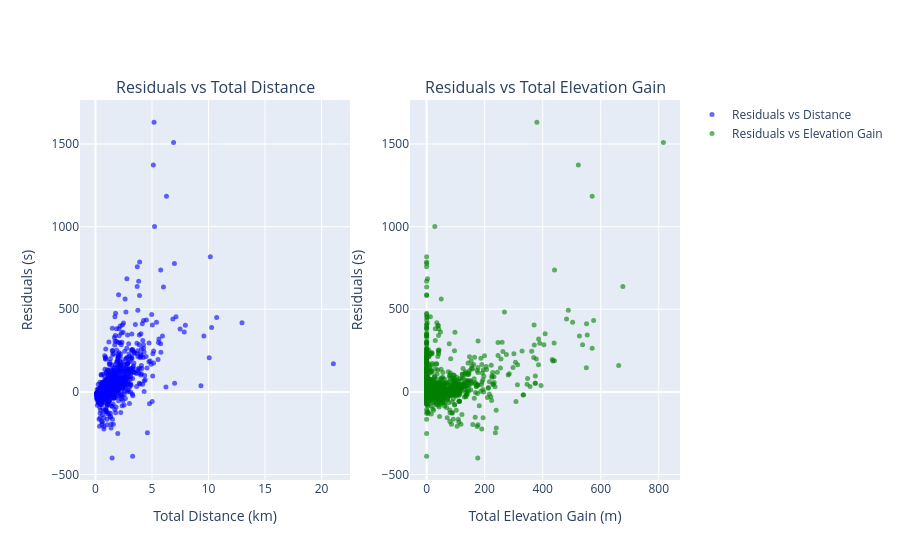

Here is the notebook cell this chart was saved with:
### Code cell
## plot residuals in function of distance and a second plot for elevation gain
residuals = big_df['best_time'] - big_df['time_score']
fig = make_subplots(rows=1, cols=2, subplot_titles=("Residuals vs Total Distance", "Residuals vs Total Elevation Gain"))
residuals_vs_distance = go.Scatter(x=big_df['total_distance_km'], y=residuals, mode='markers',
                                    marker=dict(color='blue', size=5, opacity=0.6), 
                                    name='Residuals vs Distance')
residuals_vs_elevation = go.Scatter(x=big_df['total_elevation_gain'], y=residuals, mode='markers',
                                    marker=dict(color='green', size=5, opacity=0.6), 
                                    name='Residuals vs Elevation Gain')
fig.add_trace(residuals_vs_distance, row=1, col=1)
fig.add_trace(residuals_vs_elevation, row=1, col=2)
fig.update_xaxes(title_text="Total Distance (km)", row=1, col=1)
fig.update_yaxes(title_text="Residuals (s)", row=1, col=1)
fig.update_xaxes(title_text="Total Elevation Gain (m)", row=1, col=2)
fig.update_yaxes(title_text="Residuals (s)", row=1, col=2)
fig.show()

### Figure 1 — Plotly figure (JSON) as saved in the notebook; plotly's stock layout.template omitted (floating-point values rounded to 4 significant figures; data arrays with more than 128 entries replaced by an {"elided": "..."} marker saying what was removed)
{"data": [{"marker": {"color": "blue", "opacity": 0.6, "size": 5}, "mode": "markers", "name": "Residuals vs Distance", "type": "scatter", "x": {"elided": "995 float values"}, "xaxis": "x", "y": {"elided": "995 float values"}, "yaxis": "y"}, {"marker": {"color": "green", "opacity": 0.6, "size": 5}, "mode": "markers", "name": "Residuals vs Elevation Gain", "type": "scatter", "x": {"elided": "995 float values"}, "xaxis": "x2", "y": {"elided": "995 float values"}, "yaxis": "y2"}], "layout": {"annotations": [{"font": {"size": 16}, "showarrow": false, "text": "Residuals vs Total Distance", "x": 0.225, "xanchor": "center", "xref": "paper", "y": 1, "yanchor": "bottom", "yref": "paper"}, {"font": {"size": 16}, "showarrow": false, "text": "Residuals vs Total Elevation Gain", "x": 0.775, "xanchor": "center", "xref": "paper", "y": 1, "yanchor": "bottom", "yref": "paper"}], "xaxis": {"anchor": "y", "domain": [0, 0.45], "title": {"text": "Total Distance (km)"}}, "xaxis2": {"anchor": "y2", "domain": [0.55, 1], "title": {"text": "Total Elevation Gain (m)"}}, "yaxis": {"anchor": "x", "domain": [0, 1], "title": {"text": "Residuals (s)"}}, "yaxis2": {"anchor": "x2", "domain": [0, 1], "title": {"text": "Residuals (s)"}}}}
